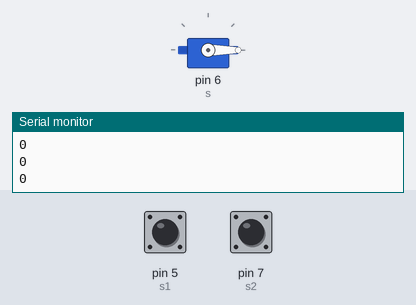
This sketch was run on a simulated Arduino Uno, built with avr-gcc and run on an emulated ATmega328P. Parts: servo, the last lines printed to the serial monitor. Inputs (shaded band) come from the test bench; at power-on: pin 5 (s1) HIGH, pin 7 (s2) HIGH.

Above: at 1.2 s.
1.3 s: pin 5 (s1) pulled LOW for 0.15 s
At 2.0 s:
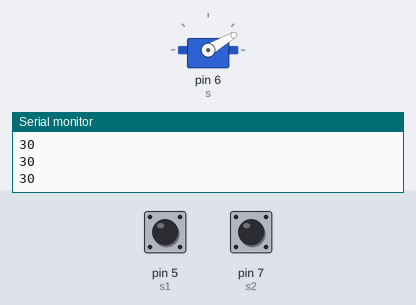
2.9 s: pin 5 (s1) pulled LOW for 1 s
At 3.7 s:
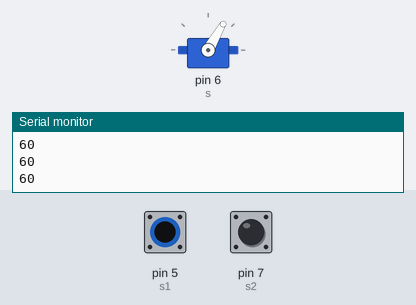
5.4 s: pin 7 (s2) pulled LOW for 0.15 s
At 6.7 s:
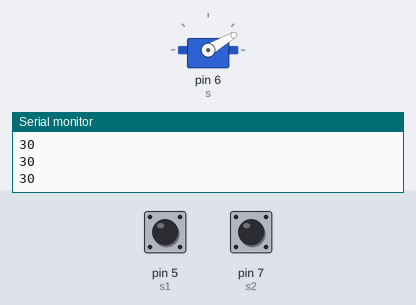
7.0 s: pin 7 (s2) pulled LOW for 1 s
At 7.5 s:
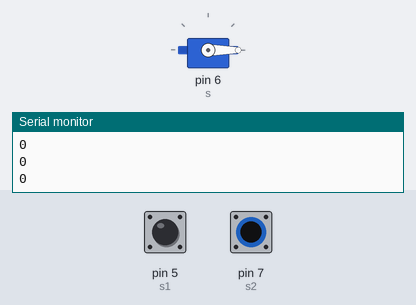
9.5 s: pin 5 (s1) pulled LOW for 3.2 s
At 10.8 s:
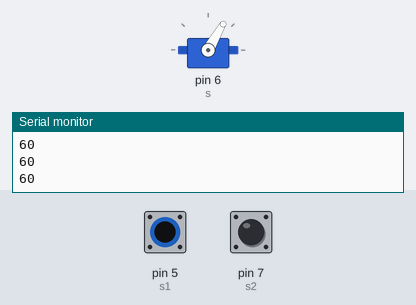
14.2 s: pin 7 (s2) pulled LOW for 3.2 s
At 14.9 s:
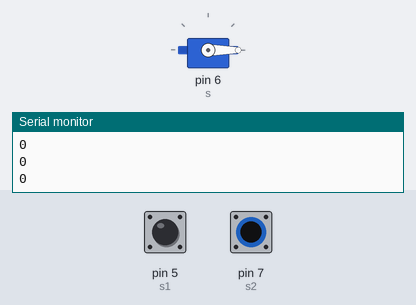
Timing chart, 0 to 17.2 s (numbered marks = the images above; inputs shaded):
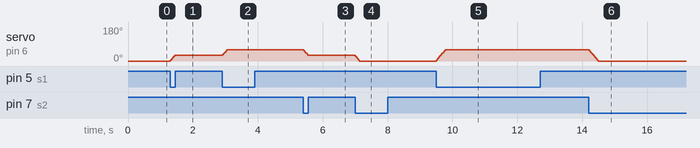

The sketch:

C3_4b.ino
```cpp
#include <Servo.h>
int s1=5;			// przyznanie etykiety dla numeru pinu
int s2=7;			// przyznanie etykiety dla numeru pinu
int i=0;			// tworzymy zmienną typu intiger
Servo s;			// definiujemy zmienną s, przez którą będziemy się komunikować

void setup()			// początkowa konfiguracja – część przygotowująca
{				// układ do działania
  Serial.begin(9600);
  s.attach(6);			// deklarujemy pod który pin podłączyliśmy serwomechanizm
  s.write(i);			// zapisujemy wartość do serwomechanizmu (kąt)
  pinMode(s1, INPUT);	// ustawienie pinu przycisków jako wejścia
  digitalWrite(s1,HIGH);	// włączenie wewnętrznych rezystorów podciągających
  pinMode(s2, INPUT);	// ustawienie pinu przycisków jako wejścia
  digitalWrite(s2,HIGH);	// włączenie wewnętrznych rezystorów podciągających
}

void loop()			// główna pętla
{
   if(digitalRead(s1)==LOW)		// sprawdzamy czy został wduszony button
  {
 i+=5;
 if(i>60)
 {
 i=60;
 }}
  if(digitalRead(s2)==LOW)		// sprawdzamy czy został wduszony button
{
  i-=5;
 if(i<0)
 {
   i=0;
 }}
 s.write(i);				// zapisujemy wartość do serwomechanizmu (kąt)
 int j=s.read();			// odczyt wartości serwomechanizmu, a następnie
 Serial.println(j);			// wysłanie i wyświetlenie na monitorze
 delay(25);				// czekaj wyznaczony czas
}
```

Measured:
- after the input at 1.3 s, servo on pin 6 (s): 0° → 30° at once
- after the input at 2.9 s, servo on pin 6 (s): 30° → 60° at once
- after the input at 5.4 s, servo on pin 6 (s): 60° → 30° at once
- after the input at 7.0 s, servo on pin 6 (s): 30° → 0° at once
- after the input at 9.5 s, servo on pin 6 (s): moves from 0° to 60° over 0.28 s, starting at once
- after the input at 14.2 s, servo on pin 6 (s): moves from 60° to 0° over 0.28 s, starting at once
